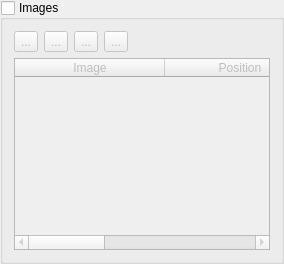
            <widget class="QgsCollapsibleGroupBox" name="groupImages">
             <property name="title">
              <string>Images</string>
             </property>
             <property name="checkable">
              <bool>true</bool>
             </property>
             <property name="checked">
              <bool>false</bool>
             </property>
             <property name="collapsed">
              <bool>false</bool>
             </property>
             <layout class="QVBoxLayout" name="verticalLayout_8">
              <item>
               <layout class="QGridLayout" name="gridLayout_6">
                <item row="0" column="2">
                 <widget class="QToolButton" name="btnImageUp">
                  <property name="text">
                   <string>...</string>
                  </property>
                 </widget>
                </item>
                <item row="0" column="1">
                 <widget class="QToolButton" name="btnRemoveImage">
                  <property name="text">
                   <string>...</string>
                  </property>
                 </widget>
                </item>
                <item row="0" column="0">
                 <widget class="QToolButton" name="btnAddImage">
                  <property name="text">
                   <string>...</string>
                  </property>
                 </widget>
                </item>
                <item row="0" column="3">
                 <widget class="QToolButton" name="btnImageDown">
                  <property name="text">
                   <string>...</string>
                  </property>
                 </widget>
                </item>
                <item row="0" column="4">
                 <spacer name="horizontalSpacer_4">
                  <property name="orientation">
                   <enum>Qt::Horizontal</enum>
                  </property>
                  <property name="sizeHint" stdset="0">
                   <size>
                    <width>40</width>
                    <height>20</height>
                   </size>
                  </property>
                 </spacer>
                </item>
                <item row="1" column="0" colspan="5">
                 <widget class="ImageItemsTable" name="tableImages">
                  <property name="minimumSize">
                   <size>
                    <width>0</width>
                    <height>150</height>
                   </size>
                  </property>
                  <property name="editTriggers">
                   <set>QAbstractItemView::AllEditTriggers</set>
                  </property>
                  <property name="wordWrap">
                   <bool>false</bool>
                  </property>
                  <attribute name="horizontalHeaderDefaultSectionSize">
                   <number>150</number>
                  </attribute>
                  <attribute name="horizontalHeaderMinimumSectionSize">
                   <number>39</number>
                  </attribute>
                  <attribute name="horizontalHeaderStretchLastSection">
                   <bool>true</bool>
                  </attribute>
                  <attribute name="verticalHeaderDefaultSectionSize">
                   <number>20</number>
                  </attribute>
                  <attribute name="verticalHeaderMinimumSectionSize">
                   <number>20</number>
                  </attribute>
                  <column>
                   <property name="text">
                    <string>Image</string>
                   </property>
                  </column>
                  <column>
                   <property name="text">
                    <string>Position</string>
                   </property>
                  </column>
                  <column>
                   <property name="text">
                    <string>Properties</string>
                   </property>
                  </column>
                 </widget>
                </item>
               </layout>
              </item>
             </layout>
            </widget>
